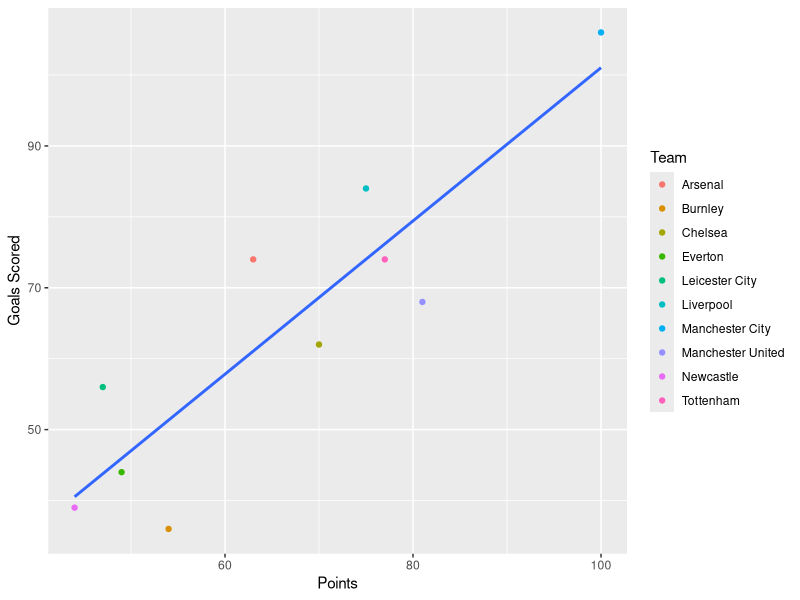
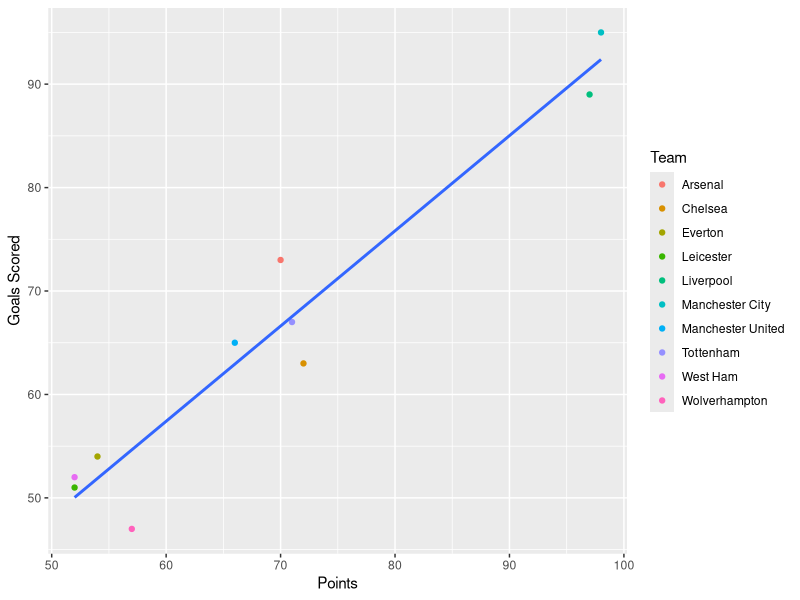
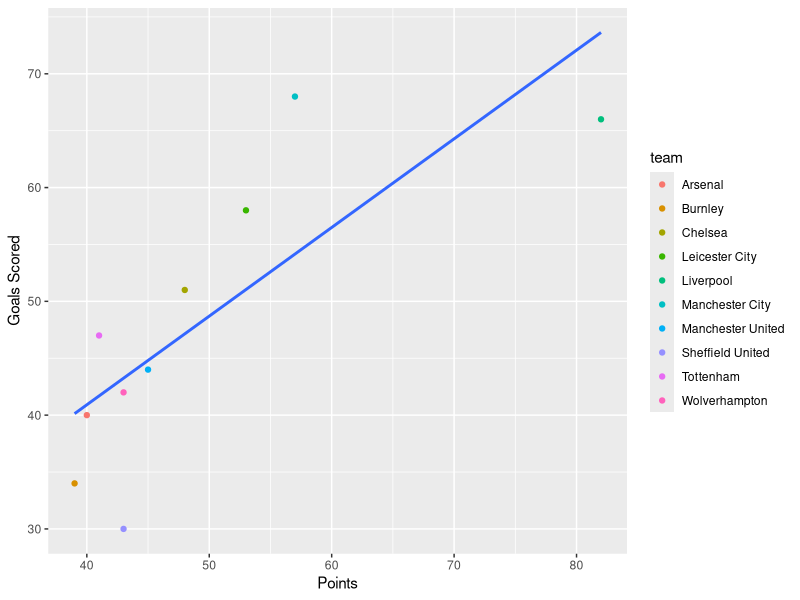

The R script that drew these images, in order:
## ---- chunk 1
# Add needed libraries, import all needed data, and show glimspses of all data here
library(tidyverse)
library(readxl)
EPL_18<-read_excel("2018 Top 10.xlsx")
EPL_18$GD <- c(EPL_18$Goals-EPL_18$GC)
EPL_19<-read_excel("2019 Top 10.xlsx")

EPL_20<-read_excel("2020 Top 10.xlsx")
EPL_20$GD <- c(EPL_20$Goals-EPL_20$GC)

head(EPL_18)
head(EPL_19)
head(EPL_20)

glimpse(EPL_18, width = 3)
glimpse(EPL_19, width = 3)
glimpse(EPL_20, width = 3)
## ---- chunk 2
# Add these sections as needed, giving them unique names
ggplot(data=EPL_18, aes(x=PTS, y= Goals))+
  geom_point(mapping=aes(color= Team),stat = "identity") + 
  xlab("Points") +
  ylab("Goals Scored")+
  geom_smooth(method = "lm", se = FALSE) 

## ---- chunk 3
# Add these sections as needed, giving them unique names
ggplot(data=EPL_19, aes(x=total_points, y= attack_scored))+
  geom_point(mapping= aes(color= Team), stat = "identity") + 
  xlab("Points") +
  ylab("Goals Scored")+
  geom_smooth(method = "lm", se = FALSE)

## ---- chunk 4
# Add these sections as needed, giving them unique names
ggplot(data=EPL_20, aes(x=PTS, y= Goals))+
  geom_point(mapping= aes(color= team), stat = "identity") + 
  xlab("Points") +
  ylab("Goals Scored")+
  geom_smooth(method = "lm", se = FALSE)

## ---- chunk 5
# Add these sections as needed, giving them unique names
#The order goes as follow Liverpool (1), Man City (2), Leicester City (3), Chelsea (4), Man U(5), Wolves (6), Sheffield (7), Tottenham (8), Arsenal (9), Burnley (10).
#Home Score Average number of goals scored in home matches
Home_Scored <- c(2.67, 2.54, 2.00, 1.47,1.93, 1.40, 1.13,1.93,1.73, 1.33)
#Home Conceded Average number of goals conceded in home matches
Home_Conceded <- c(0.80, 0.92, 1.00, 1.00, 0.80,1.13, 0.87,1.07, 1.33, 1.27)
#Away Score Average number of goals scored in away matches
Away_Scored <- c(1.86,2.33, 2.00,2.07,1.07, 1.43,1.00, 1.33, 1.08, 1.00)
#Away Conceded Average number of goals conceded in away matches
Away_Conceded <- c(0.64, 1.27, 0.93,1.71,1.29, 1.21, 0.92,1.67,1.23, 1.50)

League_Home_Scored <- mean(Home_Scored)
League_Away_Scored <- mean(Away_Scored)

League_Home_Conceded <- mean(Home_Conceded)
League_Away_Conceded <- mean(Away_Conceded)

Home_Attack_Strength <- c(Home_Scored/League_Home_Scored)
Home_Defense_Strength <- c(Home_Conceded/League_Home_Conceded)

Away_Attack_Strength <- c(Away_Scored/League_Away_Scored)
Away_Defense_Strength <- c(Away_Conceded/League_Away_Conceded)
  
Overall_Goals_Home <- (League_Home_Scored+League_Away_Conceded)/2
Overall_Goals_Away <- (League_Away_Scored+League_Home_Conceded)/2

Calculate_lambda <- function(Home, Away){
  LambdaH <- Home_Attack_Strength[Home] * Away_Defense_Strength[Away] * Overall_Goals_Home
  LambdaA <- Home_Attack_Strength[Away] * Away_Defense_Strength[Home]* Overall_Goals_Home
Lambdas <- c(LambdaH, LambdaA)
return(Lambdas)
}

Calculate_lambda
Calculate_lambda(1,2)

Predict_Game <- function(Home, Away){
  probH <- 0
  probA <- 0
  probT <- 0
  for (x in (0:10))
    for (y in (0:10))
      P <- ppois(x, Lambdas[1]) * ppois(y, Lambdas[2])
      if (x==y){probT = probT + p}
      else if (x > y){probH = probH + p}
      else {probA = probA + p}
  scoreH<- 3 * probH + probT
  scoreA <- 3 * probA + probT  
  return( c(scoreH, scoreA))
}
Predict_Game
